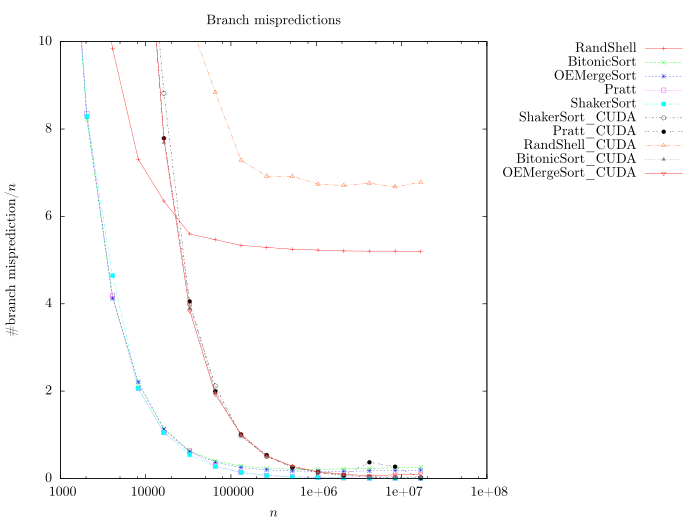

The gnuplot source for this figure:
set autoscale
set key out
set key right top
set term epslatex size 7, 5.24 standalone color colortext 10
set output 'branch-misses.tex'
unset label                            # remove any previous labels
set xtic auto                          # set xtics automatically
set ytic auto                          # set ytics automatically
set title 'Branch mispredictions'
set xlabel '$n$'
set ylabel '\#branch misprediction/$n$'
set logscale x
set yrange [0:10]


plot  	'RShellSortPure.res' using 1:($3/$1) title 'RandShell' with linespoints, \
		'BitonicSort.res' using 1:($3/$1) title 'BitonicSort' with linespoints, \
		'OddEvenMergeSort.res' using 1:($3/$1) title 'OEMergeSort' with linespoints, \
		'Pratt.res' using 1:($3/$1) title 'Pratt' with linespoints, \
		'ShakerSort.res' using 1:($3/$1) title 'ShakerSort' with linespoints, \
		'ShakerSortCUDA.res' using 1:($3/$1) title 'ShakerSort\_CUDA' with linespoints linecolor 0, \
		'PrattCUDA.res' using 1:($3/$1) title 'Pratt\_CUDA' with linespoints, \
		'RShellSortPureCUDA.res' using 1:($3/$1) title 'RandShell\_CUDA' with linespoints, \
		'BitonicSortCUDA.res' using 1:($3/$1) title 'BitonicSort\_CUDA' with linespoints, \
		'OddEvenMergeSortCUDA.res' using 1:($3/$1) title 'OEMergeSort\_CUDA' with linespoints
